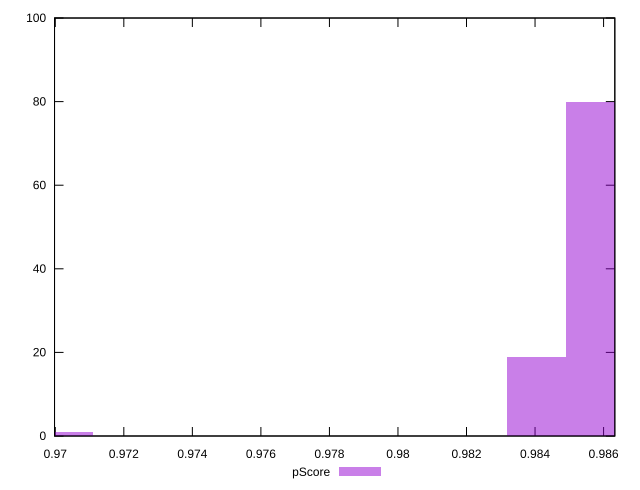

The script that saved this image:
reset

$pScore <<EOF
0.9702525393519987 1
0.9857627930894196 80
0.9840394315630395 19
EOF

set key outside below
set boxwidth 0.0017233615263801043
set xrange [0.9699781740601978:0.9863280815854454]
set yrange [0:100]
set trange [0:100]
set style fill transparent solid 0.5 noborder
set terminal svg size 640, 490 enhanced background rgb 'white'
set output "report_00018_2021-02-10T15-25-16.877Z/first-meaningful-paint/samples/pages+cached+noadtech+nomedia+nocss/pScore/histogram.svg"

plot $pScore title "pScore" with boxes

reset
